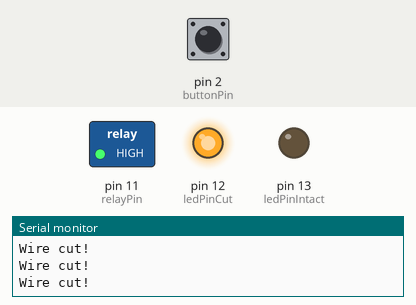
A sketch run on a simulated Arduino Uno, built with avr-gcc and run on an emulated ATmega328P. Parts: switched loads named in the sketch (green lamp = pin HIGH), output pins drawn as LEDs (lit = HIGH), the last lines printed to the serial monitor. The test bench sets the inputs (shaded band); at power-on: pin 2 (buttonPin) HIGH.

Above: at 2.8 s.
2.9 s: pin 2 (buttonPin) pulled LOW for 1.2 s
At 3.5 s:
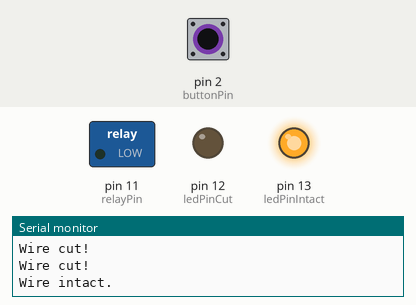
6.5 s: pin 2 (buttonPin) pulled LOW for 3.2 s
At 11.2 s:
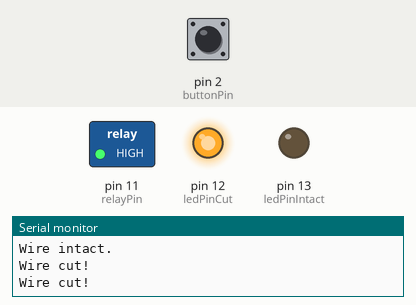
Timing chart, 0 to 12.7 s (numbered marks = the images above; inputs shaded):
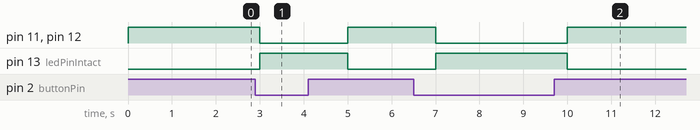

The sketch:

wire_cut_detection_and_disruption_system1.ino
```cpp
const int buttonPin = 2;    // Pin connected to the push button
const int ledPinIntact = 13; // Pin connected to the first LED (wire intact)
const int ledPinCut = 12;   // Pin connected to the second LED (wire cut)
const int relayPin = 11;    // Pin connected to the relay module

void setup() {
  pinMode(buttonPin, INPUT_PULLUP); // Enable internal pull-up resistor for the button pin
  pinMode(ledPinIntact, OUTPUT);    // Set ledPinIntact as output
  pinMode(ledPinCut, OUTPUT);       // Set ledPinCut as output
  pinMode(relayPin, OUTPUT);        // Set relayPin as output
  digitalWrite(ledPinIntact, HIGH); // Initially, the first LED should be on (indicating wire is intact)
  digitalWrite(ledPinCut, LOW);     // Initially, the second LED should be off
  digitalWrite(relayPin, LOW);      // Initially, the relay should be off
  Serial.begin(9600);               // Start serial communication
}

void loop() {
  int buttonState = digitalRead(buttonPin);  // Read the state of the button

  if (buttonState == LOW) { // Button pressed (wire cut)
     digitalWrite(ledPinIntact, HIGH);  // Turn on the intact LED
    digitalWrite(ledPinCut, LOW);      // Turn off the cut LED
    digitalWrite(relayPin, LOW);       // Turn off the relay
    Serial.println("Wire intact.");
  } else { // Button not pressed (wire intact)
    digitalWrite(ledPinIntact, LOW);   // Turn off the intact LED
    digitalWrite(ledPinCut, HIGH);     // Turn on the cut LED
    digitalWrite(relayPin, HIGH);      // Turn on the relay
    Serial.println("Wire cut!");
  }
  delay(1000); // Add a small delay for stability
}
```

Measured:
- after the input at 2.9 s, pin 11 (relayPin), pin 12 (ledPinCut): HIGH → LOW after 0.10 s, → HIGH 2.0 s later; pin 13 (ledPinIntact): LOW → HIGH after 0.10 s, → LOW 2.0 s later
- after the input at 6.5 s, pin 11 (relayPin), pin 12 (ledPinCut): HIGH → LOW after 0.50 s, → HIGH 3.0 s later; pin 13 (ledPinIntact): LOW → HIGH after 0.50 s, → LOW 3.0 s later
